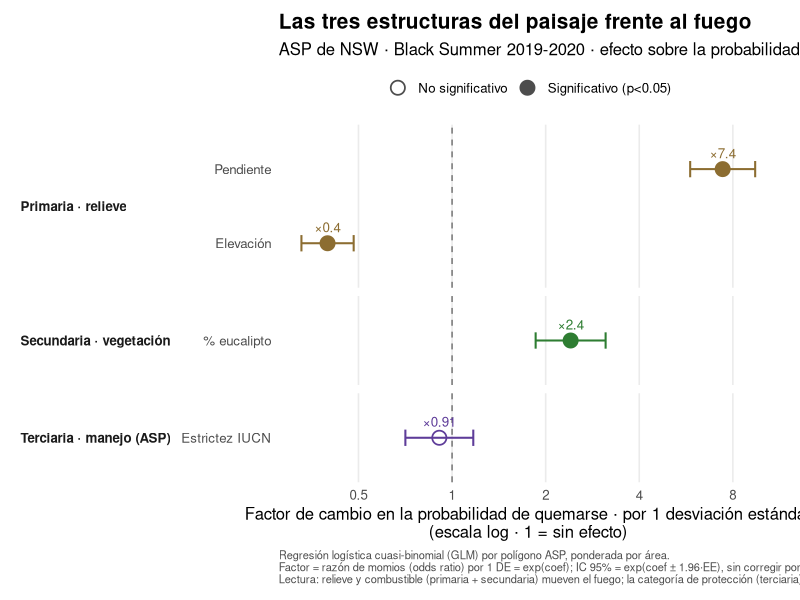

Write R code to recreate this figure.
# Figura de síntesis del póster: forest plot del modelo M1 (script 08), con los
# predictores AGRUPADOS por las tres estructuras del paisaje (Miklós et al. 2019).
#
# Entrada : outputs/regresion_quemado_coeficientes.csv  (producido por script 08)
# Salida  : outputs/figs/09_forest_estructuras.png
#
# Idea: cada coeficiente estandarizado de M1 se traduce a un "odds ratio" por
# 1 desviación estándar (OR = exp(coef)); OR > 1 = más fuego, OR < 1 = menos,
# OR ≈ 1 = sin efecto. Los predictores se agrupan en las tres estructuras:
#   Primaria (relieve)    : pendiente, elevación, orientación norte
#   Secundaria (vegetación): % eucalipto
#   Terciaria (manejo/ASP) : estrictez IUCN
# El forest plot deja leer de un vistazo qué estructura manda el fuego.
#
# NOTA: los IC 95% se calculan como exp(coef ± 1.96·EE) y NO corrigen por
# autocorrelación espacial (pendiente). Son indicativos, no inferenciales finales.
#
# Ejecutar:  Rscript scripts/09_forest_estructuras.R

suppressPackageStartupMessages({
  library(here); library(dplyr); library(readr); library(ggplot2)
})

dir_figs <- here::here("outputs", "figs")
dir.create(dir_figs, recursive = TRUE, showWarnings = FALSE)

coef <- readr::read_csv(here::here("outputs", "regresion_quemado_coeficientes.csv"),
                        show_col_types = FALSE)

# --- Diccionario término -> etiqueta + estructura ---
mapa <- tibble::tribble(
  ~termino,      ~etiqueta,            ~estructura,
  "z_slope",     "Pendiente",          "Primaria · relieve",
  "z_elev",      "Elevación",          "Primaria · relieve",
  "z_north",     "Orientación norte",  "Primaria · relieve",
  "z_euc",       "% eucalipto",        "Secundaria · vegetación",
  "z_estrictez", "Estrictez IUCN",     "Terciaria · manejo (ASP)"
)
est_order <- c("Primaria · relieve", "Secundaria · vegetación", "Terciaria · manejo (ASP)")
est_cols  <- c("Primaria · relieve"       = "#8c6d31",
               "Secundaria · vegetación"  = "#2e7d32",
               "Terciaria · manejo (ASP)" = "#5e3c99")

# --- Preparar M1: OR por 1 DE + IC 95% ---
fp <- coef |>
  dplyr::filter(grepl("^M1", modelo), termino != "(Intercept)") |>
  dplyr::inner_join(mapa, by = "termino") |>
  dplyr::mutate(
    or    = exp(estimate),
    lo    = exp(estimate - 1.96 * std_error),
    hi    = exp(estimate + 1.96 * std_error),
    sig   = p_value < 0.05,
    estructura = factor(estructura, levels = est_order)
  ) |>
  dplyr::arrange(estructura, or) |>
  dplyr::mutate(etiqueta = factor(etiqueta, levels = etiqueta))   # orden y-axis

# Etiqueta de texto tipo "×7.4" / "×0.40"
fp$lab_or <- sprintf("×%.2g", fp$or)

# --- Forest plot ---
g <- ggplot(fp, aes(x = or, y = etiqueta, color = estructura)) +
  geom_vline(xintercept = 1, linetype = "dashed", color = "grey45") +
  geom_errorbar(aes(xmin = lo, xmax = hi), orientation = "y", width = 0.22, linewidth = 0.7) +
  geom_point(aes(shape = sig, fill = estructura), size = 4.2, stroke = 0.9) +
  geom_text(aes(label = lab_or), vjust = -1.1, size = 3.4, show.legend = FALSE) +
  facet_grid(estructura ~ ., scales = "free_y", space = "free_y", switch = "y") +
  scale_x_log10(breaks = c(0.25, 0.5, 1, 2, 4, 8),
                labels = c("0.25", "0.5", "1", "2", "4", "8")) +
  scale_color_manual(values = est_cols, guide = "none") +
  scale_fill_manual(values = est_cols, guide = "none") +
  scale_shape_manual(values = c(`TRUE` = 21, `FALSE` = 1),
                     labels = c(`TRUE` = "Significativo (p<0.05)", `FALSE` = "No significativo"),
                     name = NULL) +
  # La leyenda de forma hereda color/fill de las estructuras; forzamos gris neutro
  # para distinguir relleno (significativo) vs hueco (no significativo). override.aes
  # se aplica POR POSICIÓN, y el orden de la leyenda es FALSE (no sig.) luego TRUE.
  guides(shape = guide_legend(override.aes = list(
    fill = c(NA, "grey30"), color = "grey30", size = 4.2))) +
  labs(
    title = "Las tres estructuras del paisaje frente al fuego",
    subtitle = "ASP de NSW · Black Summer 2019-2020 · efecto sobre la probabilidad de quemarse",
    x = "Factor de cambio en la probabilidad de quemarse · por 1 desviación estándar\n(escala log · 1 = sin efecto)",
    y = NULL,
    caption = paste(
      "Regresión logística cuasi-binomial (GLM) por polígono ASP, ponderada por área.",
      "Factor = razón de momios (odds ratio) por 1 DE = exp(coef); IC 95% = exp(coef ± 1.96·EE), sin corregir por autocorrelación espacial.",
      "Lectura: relieve y combustible (primaria + secundaria) mueven el fuego; la categoría de protección (terciaria), por sí sola, no.",
      sep = "\n")
  ) +
  theme_minimal(base_size = 12) +
  theme(
    panel.grid.major.y = element_blank(),
    panel.grid.minor = element_blank(),
    strip.placement = "outside",
    strip.text.y.left = element_text(angle = 0, face = "bold", hjust = 0),
    legend.position = "top",
    plot.title = element_text(face = "bold", size = 15),
    plot.caption = element_text(size = 8, color = "grey30", hjust = 0),
    plot.background = element_rect(fill = "white", color = NA),
    plot.margin = margin(10, 16, 10, 10)
  )

out <- file.path(dir_figs, "09_forest_estructuras.png")
ggsave(out, g, width = 10, height = 6.5, dpi = 200)
message("[png] ", out)
